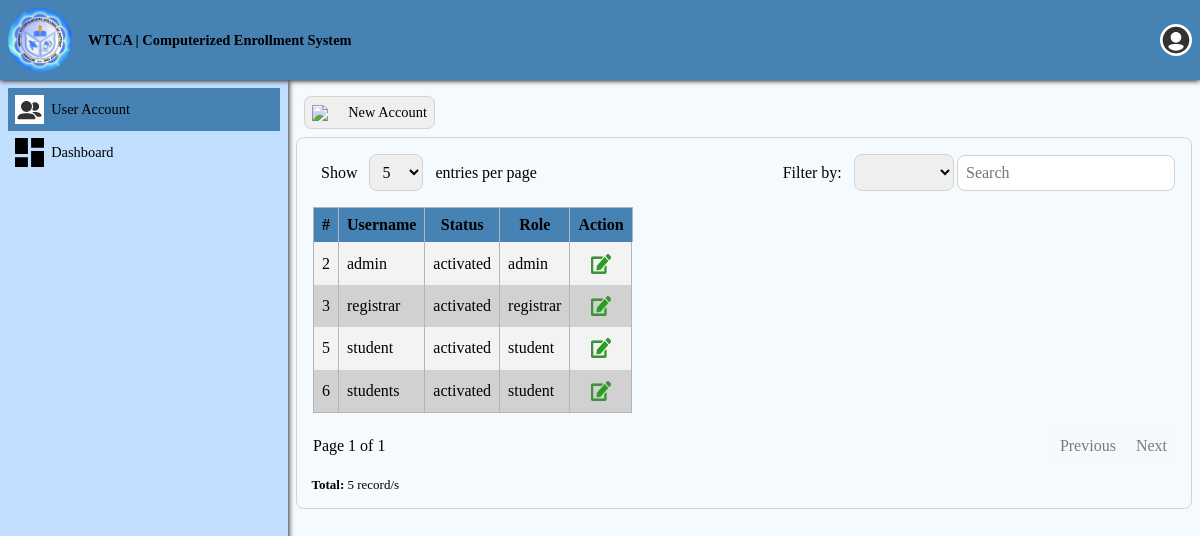
/admin/user_accounts.php (signed in), run on the app's committed database.
### tables this page shows
CREATE TABLE `users` (
  `user_id` int(11) NOT NULL,
  `username` varchar(100) NOT NULL,
  `password` varchar(100) NOT NULL,
  `status` enum('activated','deactivated') NOT NULL,
  `role` enum('admin','registrar','student') NOT NULL
);

### admin/user_accounts.php (the view, shortened to what this page needs)
<!DOCTYPE html>
<html lang="en">
    <?php include("../universal/head.php");?>
    <body>
        <?php include("../universal/top_nav.php");?>
        <?php include("../universal/ad_left_nav.php");?>
        <section class="section-content">
            <header class="content-action">
                <button type="button" onclick="addNewAccountCta()"><img src="../assets/icons/add.svg">New Account</button>
            </header>
            <div class="data">
                <div class="top-actions">
                    <aside class="left">
                        <label for="entriesAccount">Show</label>
                        <select id="entriesAccount" onchange="entriesAccountCta()">
                            <option value="5" selected>5</option>
                        </select>
                        <label for="entriesAccount">entries per page</label>
                    </aside>
                    <aside class="right">
                        <div class="filter-by">
                            <label for="filter">Filter by:</label>
                            <select id="filterAccount">
                                <option value=""></option>
                                <option value="username">username</option>
                            </select>
                        </div>
                        <div class="search-bar">
                            <input type="search" oninput="searchAccountCta()" id="searchAccount" placeholder="Search">
                        </div>
                    </aside>
                </div>
                <div tableAccount>
                    <div class="table-data">
                        <table>
                            <thead>
                                <tr>
                                    <th>#</th>
                                    <th>Username</th>
                                    <th>Status</th>
                                    <th>Role</th>
                                    <th>Action</th>
                                </tr>
                            </thead>
                            <tbody>
                                <?php
                                    if(isset($_GET['pageNo']) && $_GET['pageNo'] !== ""){
                                        $pageNo = $_GET['pageNo'];
                                    }
                                    else{
                                        $pageNo = 1;
                                    }
                                    $entriesPerPage = 5;
                                    $offset = ($pageNo - 1) * $entriesPerPage;
                                    $prevPage = $pageNo - 1;
                                    $nextPage = $pageNo + 1;
                                    $countAllEntries = mysqli_query($conn, "SELECT COUNT(*) as total_records FROM `users`;");
                                    $records = mysqli_fetch_array($countAllEntries);
                                    $totalRecords = $records['total_records'];
                                    $noOfPages = ceil($totalRecords / $entriesPerPage);
                                    $sql = "SELECT * FROM `users` ORDER BY `users`.`user_id` ASC LIMIT $offset, $entriesPerPage;";
                                    $query = mysqli_query($conn,$sql);
                                    if(mysqli_num_rows($query)>0){
                                        while($rows = mysqli_fetch_assoc($query)){
                                            if(!empty($rows['username']) && !empty($rows['password'])){?>
                                                <tr>
                                                    <td><?php echo $rows['user_id']?></td>
                                                    <?php
                                                        $sql1 ="SHOW COLUMNS FROM `users`;";
                                                        $query1 = mysqli_query($conn,$sql1);
                                                        if(mysqli_num_rows($query1)>0){
                                                            while($rows1 = mysqli_fetch_array($query1)){
                                                                if($rows1[0] !== "password" && $rows1[3] !== "PRI" && $rows1[3] !== "MUL"){?>
                                                                    <td><?php echo $rows[$rows1[0]]?></td><?php
                                                                }
                                                            }
                                                        }
                                                    ?>
                                                    <td class="td-action">
                                                        <div><img src="../assets/icons/edit.svg" onclick="editAccountCta(<?php echo $rows['user_id'] ?>)"></div>
                                                    </td>
                                                </tr><?php
                                            }
                                        }
                                    }
                                    else{
                                        echo "<tr><td colspan='6'>No results or no data in the table</td></tr>";
                                        $pageNo = 0;
                                    }
                                ?>
                            </tbody>
                        </table>
                    </div>
                    <div class="pagination">
                        <aside>
                            <p id="pageOfPage">Page <?php echo $pageNo?> of <?php echo $noOfPages?></p>
                        </aside>
                        <aside>
                            <?php
                                if($pageNo <= 1){?>
                                    <button type="button" class="button-disabled" disabled>Previous</button><?php
                                }
                                else{?>
                                    <button type="button" onclick="prevPageAccountCta(<?php echo $prevPage?>)">Previous</button><?php
                                }
                                if($pageNo >= $noOfPages){?>
                                    <button type="button" class="button-disabled" disabled>Next</button><?php
                                }
                                else{?>
                                    <button type="button" onclick="nextPageAccountCta(<?php echo $nextPage?>)">Next</button><?php
                                }
                            ?>
                        </aside>
                    </div>
                    <div class="total-data">
                        <?php
                            $query = mysqli_query($conn, "SELECT COUNT(*) FROM `users`;");
                            if(mysqli_num_rows($query)>0){
                                $rows = mysqli_fetch_array($query);
                                $total = $rows[0];?>
                                <p><b>Total:</b> <?=$total?> record/s</p><?php
                            }
                        ?>
                    </div>
                </div>
            </div>
        </section>
    </body>
</html>

### data on the page
users: user_id "2", rows1 "admin", rows1 "activated"
users: user_id "3", rows1 "registrar", rows1 "activated"
users: user_id "5", rows1 "student", rows1 "activated"
users: user_id "6", rows1 "students", rows1 "activated", rows1 "student"

### other printed values
$pageNo "1"
$noOfPages "1"
$total "5"
